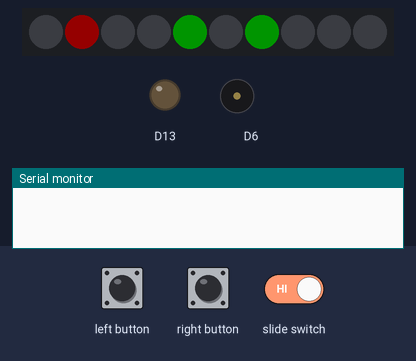
Simulated run of this sketch. Board: Adafruit Circuit Playground Express. On the bench: 10 RGB LEDs in strip order, left to right, output pins drawn as LEDs (lit = HIGH), buzzer (waves = sounding), the last lines printed to the serial monitor. The inputs (shaded band) are chosen by the test bench. Dim RGB values are drawn brighter than linear; random numbers use the default seed unless the sketch sets one.

Above: at 1.2 s.
1.3 s: left button pressed for 0.15 s
At 2.8 s:
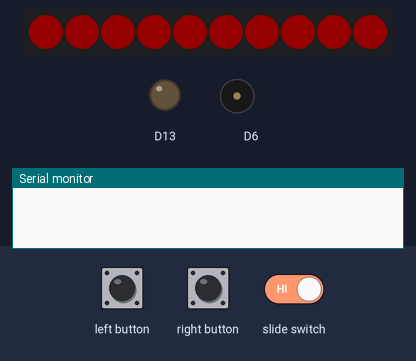
4.4 s: right button pressed for 0.15 s
At 5.0 s:
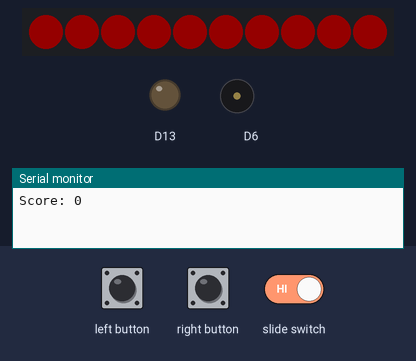
5.1 s: left button pressed for 1 s
6.7 s: right button pressed for 1 s
At 8.0 s:
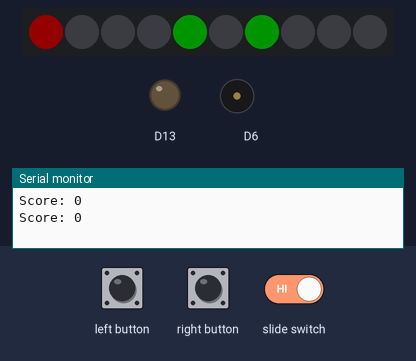
10.7 s: left button pulsed LOW 5 times (0.12 s each, 0.3 s apart)
At 12.5 s:
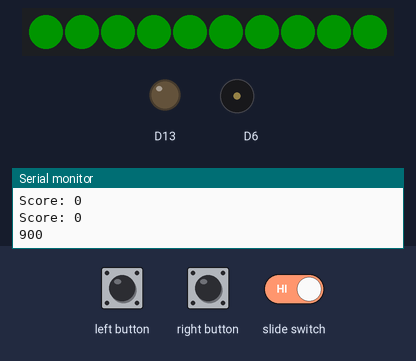
Timing chart, 0 to 14.0 s (numbered marks = the images above; inputs shaded):
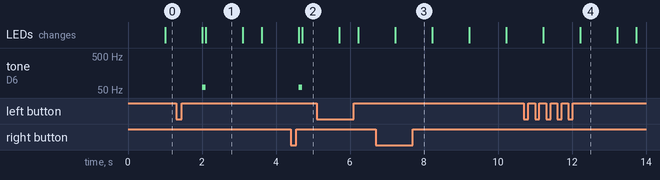

The sketch:

Final_Game.ino
```cpp
//Kenneth Robertson
//5/29/2024
//Key Game
/*
Description/Rules:
There are 2 green pixles lit up, and 1 red pixel spinning around the circle. If you push either button and stop the red pixle inbetween the green pixels, you pass on to the next level.
Levels will progressivly get faster. If you pass a level the lights will flash green, then continue to the next level. If you lose then the lights will flash red and a tone will play, then start over at the beginning.
There will also be two modes for the user, using the switch. If the switch is in the first position. Then the sound will be on, else the sound will be off.
*/

/*
Inputs:
Button pin 4 and 5 have a 0-1 integer range, they will be used to stop the red pixel in its tracks by triggering an ISR.
Switch has a 0-1 integer range, it will be used to toggle the sound by triggering an ISR.
*/

#include <Adafruit_CircuitPlayground.h>
int lightPos;
int speed = 1000;
int buttonPinR = 5;
int buttonPinL = 4;
int sliderPin = 7;
int score = 0;
int randomPos;
bool volatile buttonFlag = false;
bool sliderVal;
bool volatile sliderFlag = false;

void setup() {
  // put your setup code here, to run once:
  Serial.begin(9600);
  CircuitPlayground.begin();
  while(!Serial);
  attachInterrupt(digitalPinToInterrupt(buttonPinR), buttonInt, FALLING);
  attachInterrupt(digitalPinToInterrupt(buttonPinL), buttonInt, FALLING);
  attachInterrupt(digitalPinToInterrupt(sliderPin), sliderInt, CHANGE);
  randomSeed(analogRead(0));
  sliderVal = CircuitPlayground.slideSwitch();
}

void loop() {
  if(sliderFlag){
    delay(10);
    sliderVal = CircuitPlayground.slideSwitch();
    sliderFlag=false;
    // Serial.println(sliderVal);
  }
  randomPos = random(10);
  //Main game loop
  while(!buttonFlag){
    CircuitPlayground.setPixelColor(randomPos, 0, 255, 0);
    CircuitPlayground.setPixelColor((randomPos+2)%10, 0, 255, 0);
    for(int i = 0; i < 10; i++){
      lightPos = i;
      if(i != randomPos && i != (randomPos+2)%10){
        CircuitPlayground.setPixelColor(i, 255, 0, 0);
        delay(speed);
        CircuitPlayground.setPixelColor(i, 0,0,0);
      }
      if(buttonFlag){
        break;
      }

    }
  }
  CircuitPlayground.clearPixels();
  buttonFlag = false;
  //if you win
  if(lightPos == (randomPos+1)%10){
    score++;
    if(speed > 100){
      speed -= 100;
    }
    Serial.println(speed);
    for(int i = 0; i < 10; i++){
      CircuitPlayground.setPixelColor(i, 0, 255, 0);
    }
    delay(1000);
    CircuitPlayground.clearPixels();
    delay(500);
    for(int i = 0; i < 10; i++){
      CircuitPlayground.setPixelColor(i, 0, 255, 0);
    }
    delay(1000);
    CircuitPlayground.clearPixels();
  }
  //If you lose
  else{
    score =0;
    if(sliderVal){
      CircuitPlayground.playTone(60, 100);
      //Serial.println(sliderVal);
    }
    speed = 1000;
    for(int i = 0; i < 10; i++){
      CircuitPlayground.setPixelColor(i, 255, 0, 0);
    }
    delay(1000);
    CircuitPlayground.clearPixels();
    delay(500);
    for(int i = 0; i < 10; i++){
      CircuitPlayground.setPixelColor(i, 255, 0, 0);
    }
    delay(1000);
    CircuitPlayground.clearPixels();
  }
  Serial.print("Score: ");
  Serial.println(score);
}

void buttonInt(){
  buttonFlag = !buttonFlag;
}
void sliderInt(){
  sliderFlag = true;
}
```

Measured:
- after the input at 1.3 s, tone on D6: silent → 60 Hz after 0.70 s, → silent 0.10 s later
- after the input at 4.4 s, tone on D6: silent → 60 Hz after 0.21 s, → silent 0.10 s later
- what the display in image 1 shows lasts 1.0 s, from 2.1 s to 3.1 s
